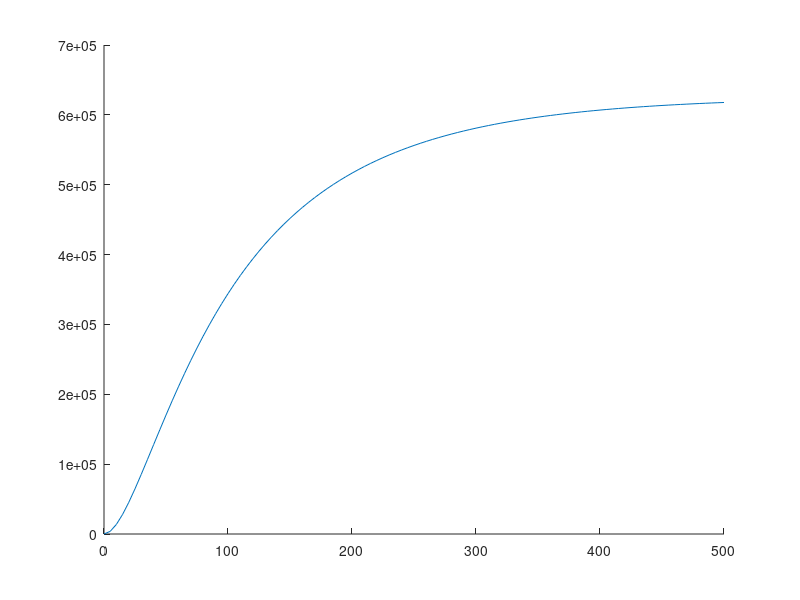

Reproduce this figure in MATLAB.
function [t,x] = infection_age2_speed

%%%%%%%%%%%%%%%%%%%%%%%%%%%%%%
% states
% x(1) = target cell (#/mL)
% x(2) = BV ITR/GOI (#/mL) 
% x(3) = BV rep/cap (#/mL) 
% x(4:4+Nage_bins_goi) = infected ITR/GOI (#/mL) 
% x(5+Nage_bins_goi:end) = infected rep/cap (#/mL)
% x(6) = co-infected (#/mL)

C0=1e6; % #/mL
MOIgoi=10; 
MOIrc=10;  

Vgoi0=C0*MOIgoi; % #/mL
Vrc0=C0*MOIrc; % #/mL

% infection age discretization grid
DTage_goi=1;
maxAge_goi=90;
Nage_bins_goi=maxAge_goi/DTage_goi+1;

DTage_rc=DTage_goi;
maxAge_rc=maxAge_goi;
Nage_bins_rc=maxAge_rc/DTage_rc+1;

% Simulation
x0=[C0 Vgoi0 Vrc0 0 zeros(1,Nage_bins_goi) zeros(1,Nage_bins_rc)];

k_bind=1.3e-9; % virus*mL/cell/min
mu=0.028*0; % 1/h
k_deathT=8e-5*0; % 1/h
k_deathI=0.0017*0; % 1/h
k_degrBV=7e-3; %1/h

[t,x]=ode23(@inf_model,[0:5:500],x0);

% plot(t,sum(x(:,5+Nage_bins_goi:end),2))
hold on
plot(t,x(:,4))

function dxdt = inf_model(t,x)
    dxdt=zeros(length(x),1);
    totI_goi=sum(x(5:4+Nage_bins_goi));
    totI_rc=sum(x(5+Nage_bins_goi:end));
    
    dxdt(1)=mu*x(1)-k_deathT*x(1)-k_bind*x(1)*(x(2)+x(3)); % target cells
    dxdt(2)=-k_bind*x(2)*(x(1)+totI_goi+totI_rc+x(4))-k_degrBV*x(2); % BV ITR/GOI (#/mL) 
    dxdt(3)=-k_bind*x(3)*(x(1)+totI_goi+totI_rc+x(4))-k_degrBV*x(3); % BV rep/cap (#/mL) 
    dxdt(4)=k_bind*(totI_goi*x(3)+x(2)*totI_rc)-k_deathI*x(4); % co-infected (#/mL)
    
    % infected
    dxdt(5)=k_bind*x(1)*x(2)-k_bind*x(5)*x(3)-k_deathI*x(5)-...
        x(5)/DTage_goi; % infected ITR/GOI (#/mL) 
    dxdt(4+Nage_bins_goi)=x(4+Nage_bins_goi-1)/DTage_goi-...
        k_bind*x(4+Nage_bins_goi)*x(3)-k_deathI*x(4+Nage_bins_goi);
    for i = 1:Nage_bins_goi-2
        dxdt(5+i)=(x(5+i-1)-x(5+i))/DTage_goi-k_bind*x(5+i)*...
            x(3)-k_deathI*x(5+i);
        dxdt(5+Nage_bins_goi+i)=(x(5+Nage_bins_goi+i-1)-...
            x(5+Nage_bins_goi+i))/DTage_rc-k_bind*x(5+Nage_bins_goi+i)*...
            x(2)-k_deathI*x(5+Nage_bins_goi+i);
    end 
%     dxdt(6:3+Nage_bins_goi)=(x(5:2+Nage_bins_goi)-...
%         x(6:3+Nage_bins_goi))/DTage_goi-k_bind*x(6:3+Nage_bins_goi)*...
%             x(3)-k_deathI*x(6:3+Nage_bins_goi);
% 
%     dxdt(6+Nage_bins_goi:end-1)=(x(5+Nage_bins_goi:end-2)-...
%         x(6+Nage_bins_goi:end-1))/DTage_rc-k_bind*x(6+Nage_bins_goi:end-1)*...
%         x(2)-k_deathI*x(6+Nage_bins_goi:end-1);

    dxdt(5+Nage_bins_goi)=k_bind*x(1)*x(3)-k_bind*x(5+Nage_bins_goi)*x(2)-...
        x(5+Nage_bins_goi)/DTage_rc-k_deathI*x(5+Nage_bins_goi); % infected rep/cap - age 0 (#/mL)  
    dxdt(end)=x(end-1)/DTage_rc-k_bind*x(end)*x(2)-k_deathI*x(end);
end

end